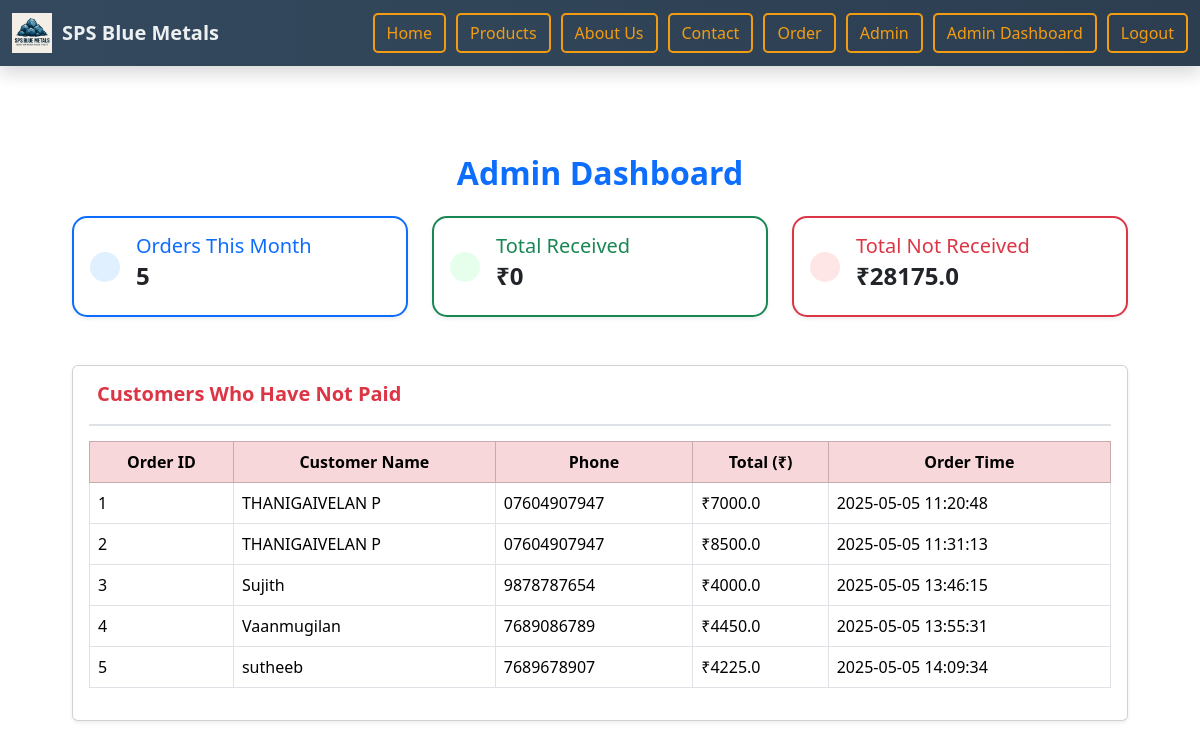
/admin-dashboard (signed in), run on an earlier commit of the app's database.
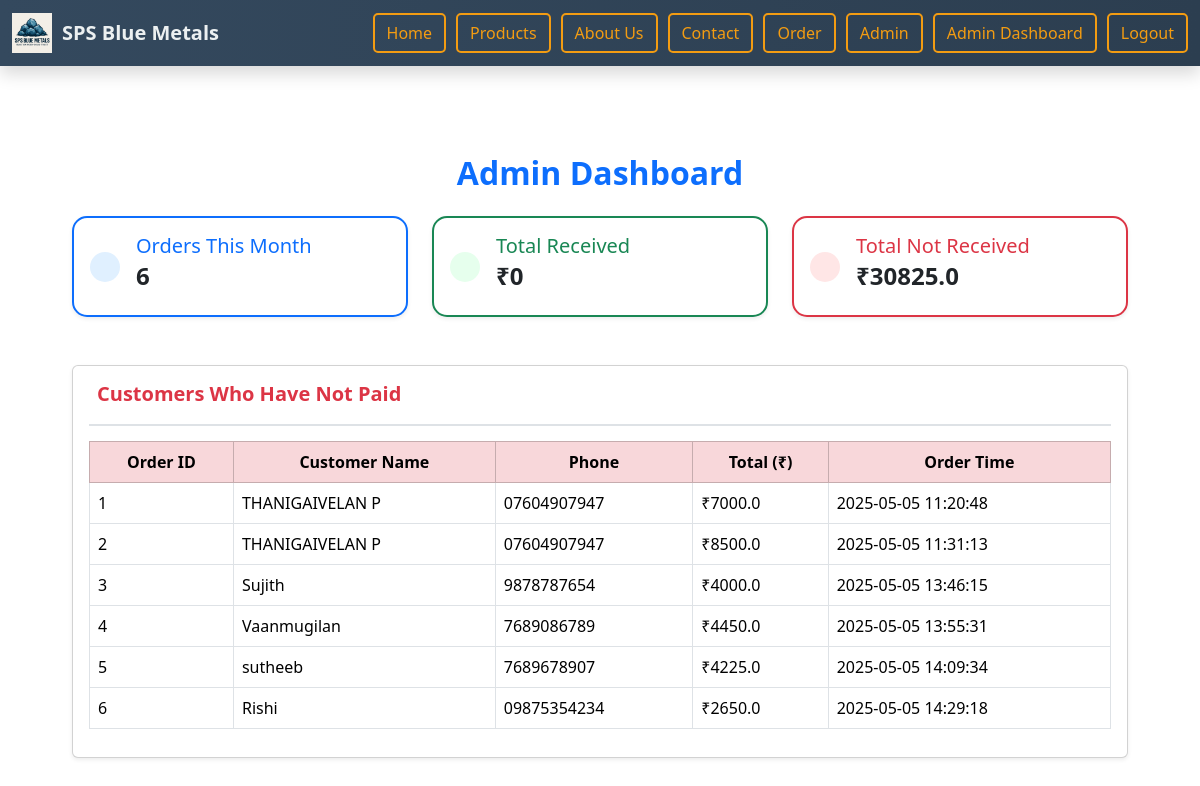
And on a later commit of the database.
### tables this page shows
CREATE TABLE orders (
            id INTEGER PRIMARY KEY AUTOINCREMENT,
            name TEXT,
            address TEXT,
            phone TEXT,
            total_price REAL,
            timestamp TEXT,
            payment_status TEXT DEFAULT 'Not Paid',
            order_status TEXT DEFAULT 'Ordered',
            user_id INTEGER
        );

### app.py (the view)
@app.route('/admin-dashboard')
@login_required
def admin_dashboard():
    conn = sqlite3.connect('orders.db')
    cur = conn.cursor()
    cur.execute("SELECT COUNT(*) FROM orders WHERE strftime('%m', timestamp) = strftime('%m', 'now')")
    order_count = cur.fetchone()[0]
    cur.execute("SELECT SUM(total_price) FROM orders WHERE payment_status = 'Paid'")
    total_received = cur.fetchone()[0] or 0
    cur.execute("SELECT SUM(total_price) FROM orders WHERE payment_status = 'Not Paid'")
    total_not_received = cur.fetchone()[0] or 0
    cur.execute("SELECT * FROM orders WHERE payment_status = 'Not Paid'")
    unpaid_orders = cur.fetchall()
    cur.execute("SELECT COUNT(*) FROM orders WHERE order_status = 'Ordered'")
    ordered_count = cur.fetchone()[0] or 0
    cur.execute("SELECT COUNT(*) FROM orders WHERE order_status = 'Shipped'")
    shipped_count = cur.fetchone()[0] or 0
    cur.execute("SELECT COUNT(*) FROM orders WHERE order_status = 'Delivered'")
    delivered_count = cur.fetchone()[0] or 0
    conn.close()
    return render_template(
        'admin_dashboard.html',
        order_count=order_count,
        total_received=total_received,
        total_not_received=total_not_received,
        unpaid_orders=unpaid_orders,
        ordered_count=ordered_count,
        shipped_count=shipped_count,
        delivered_count=delivered_count
    )

### app.py (called while the page is built)
def login_required(f):
    @wraps(f)
    def decorated_function(*args, **kwargs):
        if not session.get('admin_logged_in'):
            flash('Please login as admin to view this page.', 'warning')
            return redirect('/admin-login')
        return f(*args, **kwargs)
    return decorated_function

### templates/admin_dashboard.html (shortened to what this page needs)
{% extends 'base.html' %}
{% block content %}
<div class="container py-5">
    <h2 class="mb-4 fw-bold text-primary text-center">Admin Dashboard</h2>
    <div class="row g-4 mb-5">
        <div class="col-md-4">
            <div class="card dashboard-card shadow-sm border-primary border-2">
                <div class="card-body d-flex align-items-center">
                    <div class="icon-wrapper icon-blue me-3">
                    </div>
                    <div>
                        <h5 class="card-title text-primary mb-1">Orders This Month</h5>
                        <h4 class="fw-bold">{{ order_count }}</h4>
                    </div>
                </div>
            </div>
        </div>
        <div class="col-md-4">
            <div class="card dashboard-card shadow-sm border-success border-2">
                <div class="card-body d-flex align-items-center">
                    <div class="icon-wrapper icon-green me-3">
                    </div>
                    <div>
                        <h5 class="card-title text-success mb-1">Total Received</h5>
                        <h4 class="fw-bold">₹{{ total_received }}</h4>
                    </div>
                </div>
            </div>
        </div>
        <div class="col-md-4">
            <div class="card dashboard-card shadow-sm border-danger border-2">
                <div class="card-body d-flex align-items-center">
                    <div class="icon-wrapper icon-red me-3">
                    </div>
                    <div>
                        <h5 class="card-title text-danger mb-1">Total Not Received</h5>
                        <h4 class="fw-bold">₹{{ total_not_received }}</h4>
                    </div>
                </div>
            </div>
        </div>
    </div>
    <div class="card shadow-sm">
        <div class="card-body">
            <div class="section-header">
                <h5 class="fw-bold text-danger">Customers Who Have Not Paid</h5>
            </div>
            {% if unpaid_orders %}
                <div class="unpaid-list">
                    <table class="table table-hover table-bordered align-middle">
                        <thead class="table-danger text-center">
                            <tr>
                                <th>Order ID</th>
                                <th>Customer Name</th>
                                <th>Phone</th>
                                <th>Total (₹)</th>
                                <th>Order Time</th>
                            </tr>
                        </thead>
                        <tbody>
                            {% for order in unpaid_orders %}
                            <tr>
                                <td>{{ order[0] }}</td>
                                <td>{{ order[1] }}</td>
                                <td>{{ order[3] }}</td>
                                <td>₹{{ order[4] }}</td>
                                <td>{{ order[5] }}</td>
                            </tr>
                            {% endfor %}
                        </tbody>
                    </table>
                </div>
            {% else %}
                <p class="text-muted">🎉 All orders are paid!</p>
            {% endif %}
        </div>
    </div>
</div>
{% endblock %}

What changed in the data, as far as the page shows it:
added orders: id "6", name "Rishi", phone "09875354234", total_price "2650.0", timestamp "2025-05-05 14:29:18"
Also different on the page:
{{ order_count }}: "5" → "6"
{{ total_not_received }}: "28175.0" → "30825.0"
